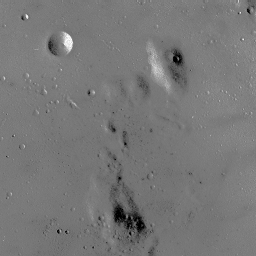
#> input picture moon.bmp, 256 x 256 px
$ python histogram_equalization.py
#> lines starting #> are read from the running program, lines starting #| are printed output that depends on the picture
from PIL import Image
import numpy as np
import matplotlib.pyplot as plt
class HistNorm:

    def __init__(self, image):
#> called with image = 'moon.bmp'
        self.image = np.asarray(Image.open(image))
#> self.image is the input picture: shape (256, 256, 3); min 0, max 255, mean 119.7
        self.length, self.width, channels = self.image.shape
#> self.length = 256; self.width = 256; channels = 3
    def convert_to_gray(self, red=0.2989, green=0.5870,blue=0.1140):
#> called with red = 0.299, green = 0.587, blue = 0.114
        target = [[0] * self.width for i in range(self.length)]
        for i in range(self.length):
            for j in range(self.width):
                target[i][j] = int(red * self.image[i][j][0]) + int(green * self.image[i][j][1]) + int(blue * self.image[i][j][2])
#> after the loop, target = 256 items
        return target

    def calculate_pixel_count(self, target):
        one_vec = []
        dic = {}
        for i in range(self.length):
            for j in range(self.width):
                if target[i][j] in dic:
                    dic[target[i][j]] += 1
                else:
                    dic[target[i][j]] = 1
                one_vec.append(target[i][j])
        return dic, one_vec

    def cum_distrib(self, dic_values):
        sorted_tuples = sorted(list(dic_values.items()), key=lambda x: [x[0]])
        values = [i[0] for i in sorted_tuples]
        counts = [i[1] for i in sorted_tuples]

        dic = {}
        current_su = 0
        for i in range(len(counts)):
            current_su += counts[i]
            dic[values[i]] = current_su
        return dic


    def extract_values(self, dic_values):
        sorted_tuples_clm = sorted(list(dic_values.items()), key=lambda x: [x[0]])
        new_values = [i[0] for i in sorted_tuples_clm]
        new_counts = [i[1] for i in sorted_tuples_clm]

        return new_values, new_counts

    def mapping(self, new_counts, new_values):
        results = []
        dic = {}
        for i in range(len(new_counts)):
            results.append(round((new_counts[i] - min(new_counts)) * 255 / ((256 * 256) - min(new_counts))))
            dic[new_values[i]] = round((new_counts[i] - min(new_counts)) * 255 / ((256 * 256) - min(new_counts)))

        return dic, results


    def light_correction(self, target, dic):
        length, width = len(target), len(target[0])

        new_image = [[0] * width for i in range(length)]
        for i in range(length):
            for j in range(width):
                new_image[i][j] = dic[target[i][j]]

        return new_image


    def sort_dic(self, dic_values):
        sorted_tuples = sorted(list(dic_values.items()), key=lambda x: [x[0]])
        values = [i[0] for i in sorted_tuples]
        counts = [i[1] for i in sorted_tuples]
        return values, counts

    def show(self, values, counts):
        plt.plot(values, counts)
        plt.show()


if __name__ == '__main__':
    corrector = HistNorm('moon.bmp')
    plt.imshow(corrector.image, cmap='gray')
    plt.show()
    target = corrector.convert_to_gray()
#> target = 256 items
    dic_values, one_vec = corrector.calculate_pixel_count(target)
#> after the loop in calculate_pixel_count, `for i in range(self.length):`: dic = 173 items; one_vec = 65536 items
#> dic_values = 173 items; one_vec = 65536 items
    values, counts = corrector.sort_dic(dic_values)
#> in sort_dic, `sorted_tuples = sorted(list(dic_values.items()), key=lambda x: [x[0]])`: sorted_tuples = 173 pairs, first value 0 to 254, second value 1 to 9517
#> in sort_dic, `values = [i[0] for i in sorted_tuples]`: values = 173 values from 0 to 254
#> in sort_dic, `counts = [i[1] for i in sorted_tuples]`: counts = 173 values, max 9517 at index 80, min 1 at index 136, mean 378.8
#> values = 173 values from 0 to 254
    corrector.show(values, counts)
#> in show, `plt.show()`:
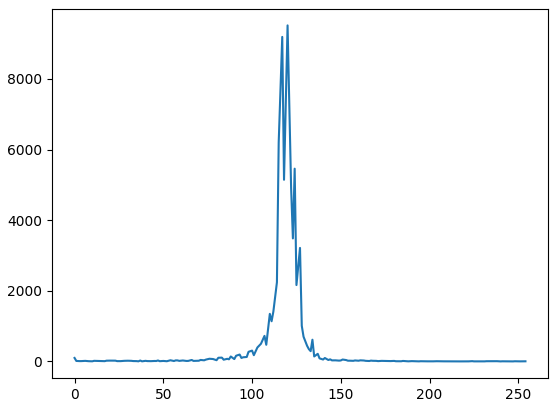
#> figure drawn by matplotlib, 1 panel; curve peaks at x = 120, y = 9517
    plt.hist(one_vec)
    plt.show()
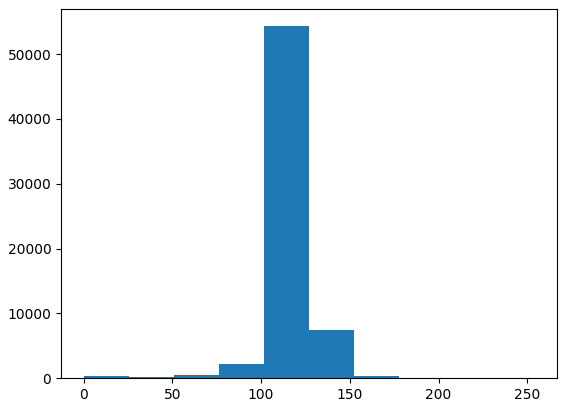
#> figure drawn by matplotlib, 1 panel; tallest bar 54296 high, from x = 101.6 to 127
    cu_dic = corrector.cum_distrib(dic_values)
#> the loop in cum_distrib, `for i in range(len(counts)):` made 173 passes
#> current_su on passes 1 to 3: 99, 113, 122
#> after the loop in cum_distrib, `for i in range(len(counts)):`: current_su = 65536; dic = 173 items
#> cu_dic = 173 items
    new_values, new_counts = corrector.sort_dic(cu_dic)
#> new_values = 173 values from 0 to 254; new_counts = 173 values from 99 to 65536
    corrector.show(new_values, new_counts)
#> in show (call 2), `plt.show()`:
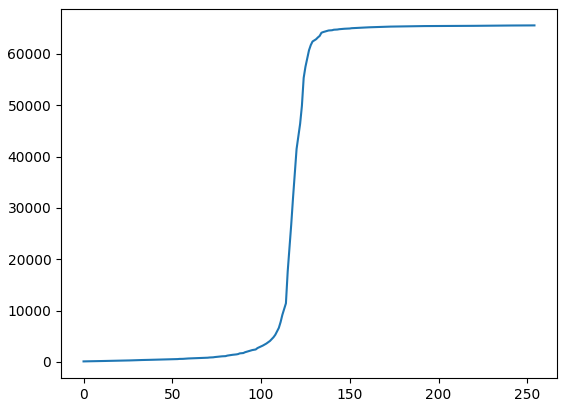
#> figure drawn by matplotlib, 1 panel; curve peaks at x = 254, y = 65536
    dic, results = corrector.mapping(new_counts, new_values)
#> after the loop in mapping, `for i in range(len(new_counts)):`: dic = 173 items; results = 173 values from 0 to 255
#> dic = 173 items; results = 173 values from 0 to 255
    plt.plot(results)
    plt.show()
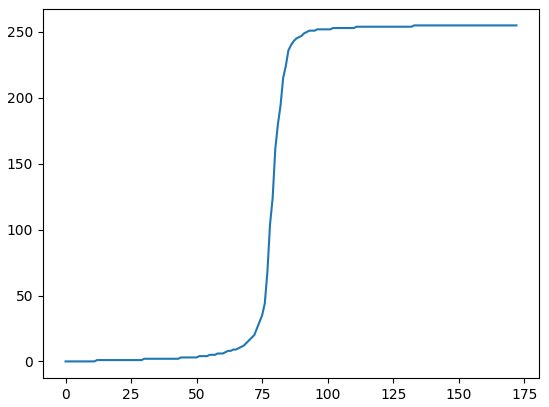
#> figure drawn by matplotlib, 1 panel; curve peaks at x = 133, y = 255
    new_image = corrector.light_correction(target, dic)
#> in light_correction, `length, width = len(target), len(target[0])`: length = 256
#> in light_correction, `new_image = [[0] * width for i in range(length)]`: new_image = 256 items
#> new_image = 256 items
    plt.imshow(new_image, cmap='gray')
    plt.show()
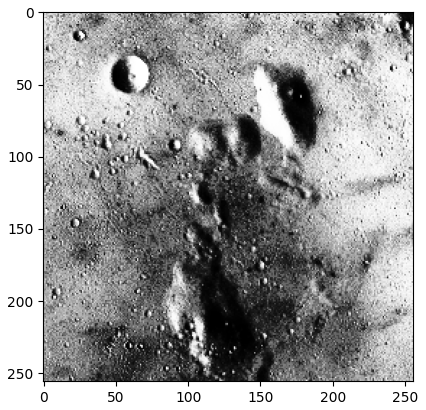
#> figure drawn by matplotlib, 1 panel
    #new hist
    dic_values, one_vec = corrector.calculate_pixel_count(new_image)
#> dic_values = 42 items
    plt.hist(one_vec)
    plt.show()
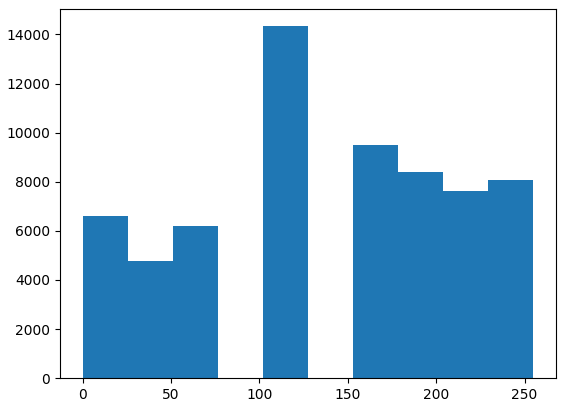
#> figure drawn by matplotlib, 1 panel; tallest bar 14336 high, from x = 102 to 127.5
